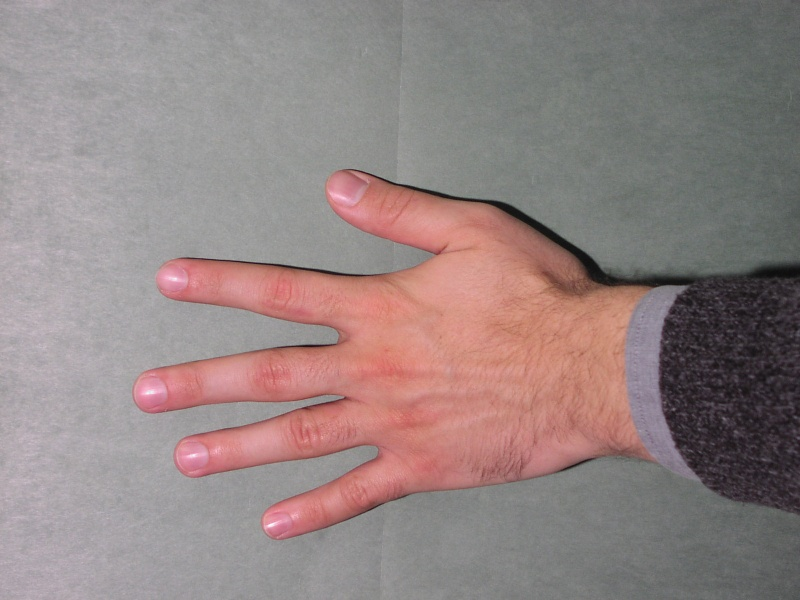
#> input picture data/Hand1.jpg, 800 x 600 px
$ python landmarkReg.py
#> lines starting #> are read from the running program, lines starting #| are printed output that depends on the picture
import matplotlib.pyplot as plt
from skimage import io
import numpy as np
import math
from skimage.transform import rotate, matrix_transform
from skimage.transform import EuclideanTransform
from skimage.transform import SimilarityTransform
from skimage.transform import warp
from skimage.transform import swirl
from skimage.util import img_as_float


"""Landmark based registration
The art of aligning a source image to fit a destination image"""

#Data
src_img_path = "data/Hand1.jpg"
dst_img_path = "data/Hand2.jpg"

src_img = io.imread(src_img_path)
#> src_img is the input picture: shape (600, 800, 3); mean R, G, B 147.3, 132, 130.8
dst_img = io.imread(dst_img_path)
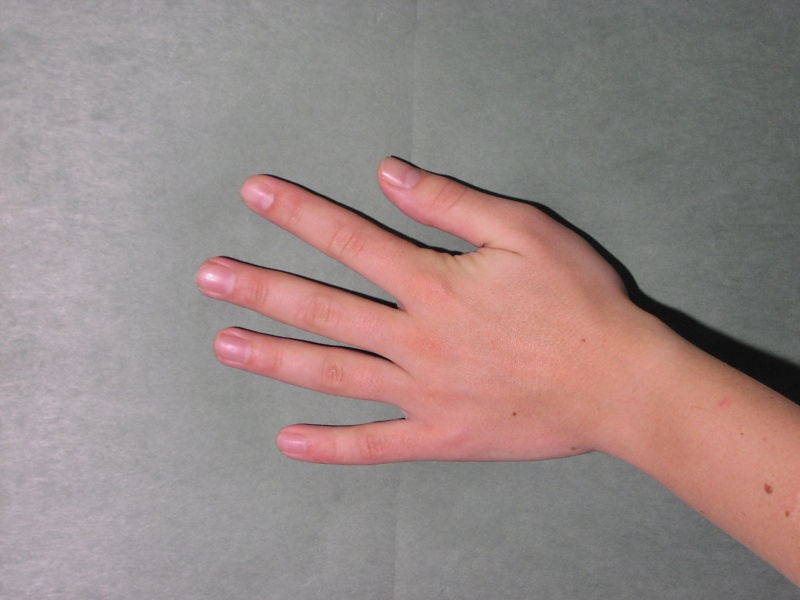
#> input picture data/Hand2.jpg, 800 x 600 px
#> dst_img is the input picture: shape (600, 800, 3); mean R, G, B 152.2, 135.9, 133.9

# How they fit eachother at the start
blend = 0.5 * img_as_float(src_img) + 0.5 * img_as_float(dst_img)
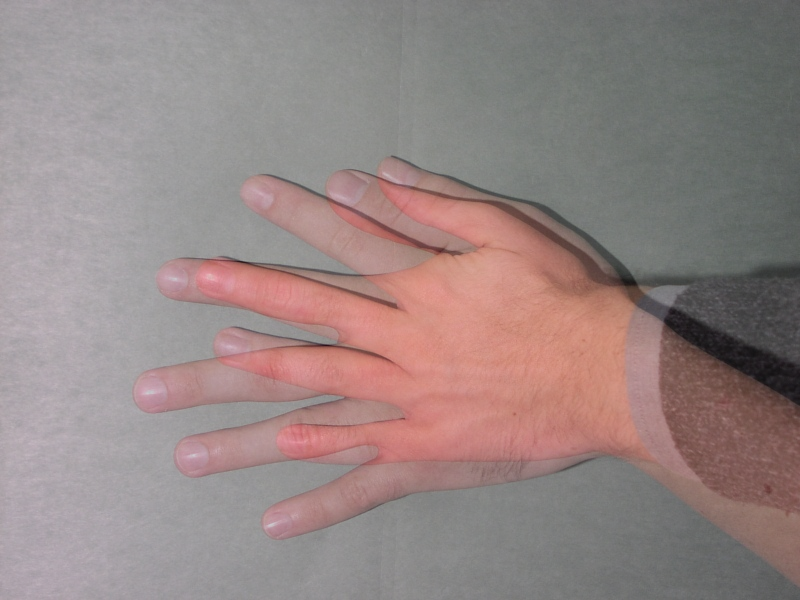
#> blend: shape (600, 800, 3) float64; mean R, G, B 0.587, 0.525, 0.519
io.imshow(blend)
io.show()

# See manual landmarks
src = np.array([[588, 274], [328, 179], [134, 398], [260, 525], [613, 448]])
plt.imshow(src_img)
plt.plot(src[:, 0], src[:, 1], '.r', markersize=12)
plt.show()

# We open im.show to find coordinates for where we can place landmarks on the destination
# But it's easier to just read from gimp ;)
plt.imshow(dst_img)
plt.title("Hover over the image to see coordinates")
plt.colorbar()  # Optional: adds a colorbar for pixel values if needed
plt.show()
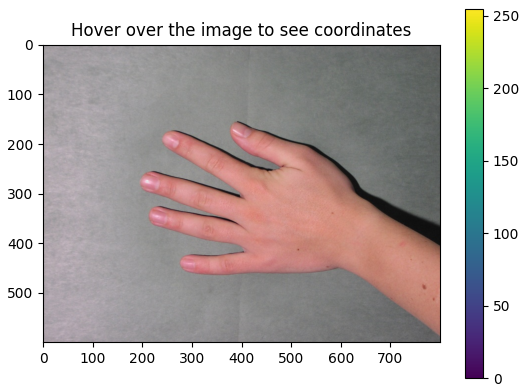
#> figure drawn by matplotlib, 2 panels

# We insert the land marks at
dst = np.array([[620, 292], [381, 161], [196, 273], [278, 441], [598, 447]])


# We plot landmarks and see if its good
fig, ax = plt.subplots()
ax.plot(src[:, 0], src[:, 1], '-r', markersize=12, label="Source")
ax.plot(dst[:, 0], dst[:, 1], '-g', markersize=12, label="Destination")
ax.invert_yaxis()
ax.legend()
ax.set_title("Landmarks before alignment")
plt.show()
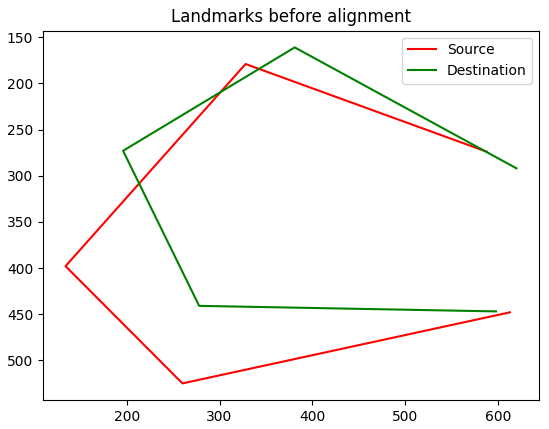
#> figure drawn by matplotlib, 1 panel

""" We use objective function to see how well the landmarks allign"""
e_x = src[:, 0] - dst[:, 0]
error_x = np.dot(e_x, e_x)
e_y = src[:, 1] - dst[:, 1]
error_y = np.dot(e_y, e_y)
f = error_x + error_y
print(f"Landmark alignment error F: {f}")

"""We find the optimal euclidian tranformation to allign with"""
tform = EuclideanTransform()
tform.estimate(src, dst)
# We apply it to the source points
src_transform = matrix_transform(src, tform.params)

# We look at the new allignment
fig, ax = plt.subplots()
ax.plot(src_transform[:, 0], src_transform[:, 1], '-r', markersize=12, label="Source")
ax.plot(dst[:, 0], dst[:, 1], '-g', markersize=12, label="Destination")
ax.invert_yaxis()
ax.legend()
ax.set_title("Landmarks after alignment")
plt.show()
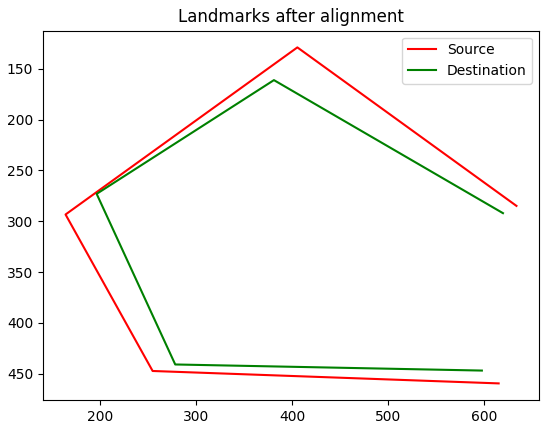
#> figure drawn by matplotlib, 1 panel

#We check the objective function again

e_x = src_transform[:, 0] - dst[:, 0]
error_x = np.dot(e_x, e_x)
e_y = src_transform[:, 1] - dst[:, 1]
error_y = np.dot(e_y, e_y)
f = error_x + error_y
print(f"Landmark alignment error after allignment F: {f}")

"""We apply the transformation to the image itself"""
warped = warp(src_img, tform.inverse)
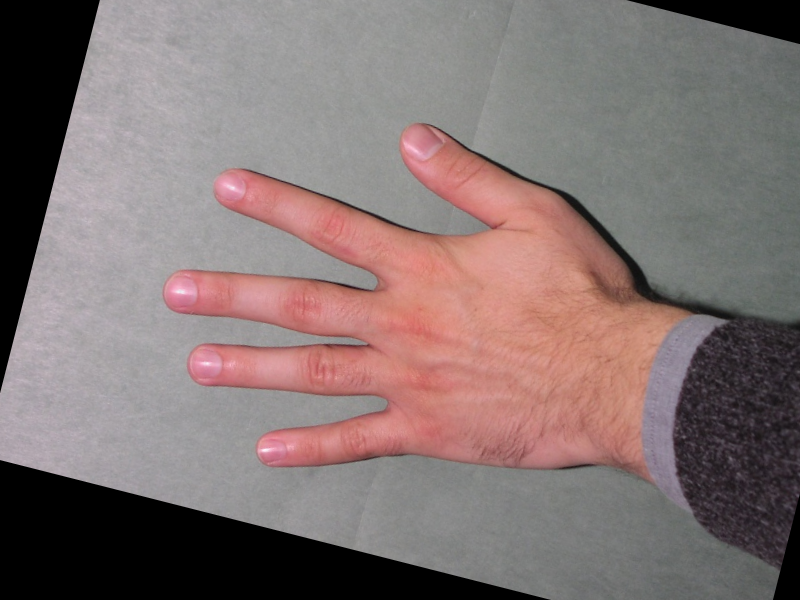
#> warped: shape (600, 800, 3) float64; mean R, G, B 0.513, 0.452, 0.448
blend = 0.5 * img_as_float(warped) + 0.5 * img_as_float(dst_img)
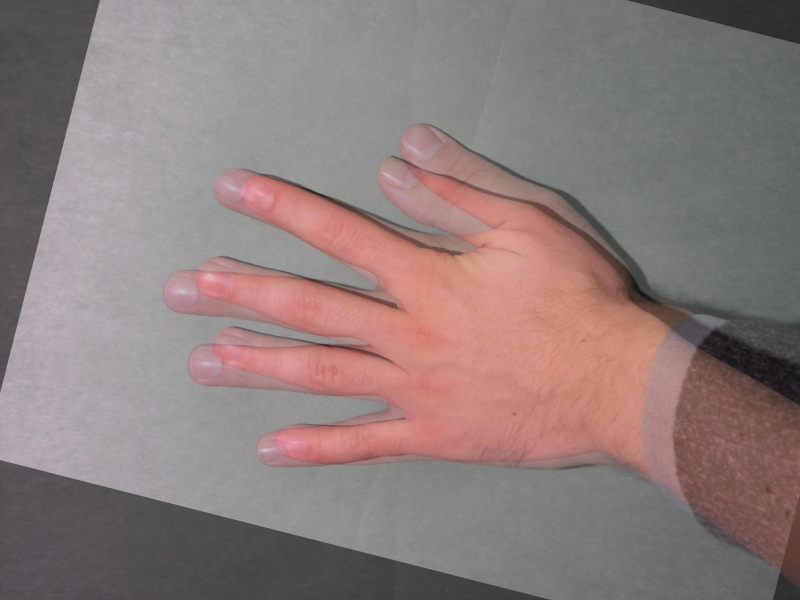
#> blend: shape (600, 800, 3) float64; mean R, G, B 0.555, 0.492, 0.486
io.imshow(blend)
io.show()
